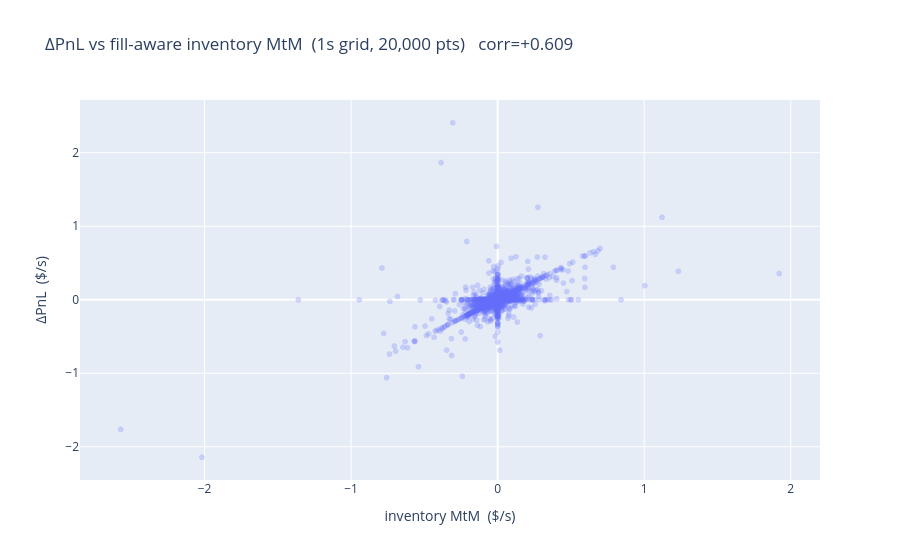

Notebook code cell kept with this figure:
### Markdown cell above
### Verification

Runs on one **dense** backtest (`quote_log_stride=1, log_interval_sec=1.0`) so the 1s grid isn't
undersampled. **(a)** build `d_pnl` and `d_mtm = inventory·Δmid` on the grid, scatter + corr; **(b)**
recompute `1 − corr²` by hand and assert it equals the summary column (same grid, same formula);
**(c)** run the formula on synthetics with known answers — pure drift (capture = 0) must give ~0, pure
capture at a still mid must give ~1. A mismatch in (b) or a fail in (c) → escalate with numbers; the
column is untrustworthy in past runs until fixed. Prime suspect: series misalignment on the grid (as-of
lags of `pnl.csv` vs `quotes.csv`) — that produced the `0.993` seen on a coarse log.

### Code cell
# One dense backtest (stride=1, log_interval=1s) so the 1s grid isn't undersampled.
# (Any strategy works — this checks the formula, not a specific config.)
v_params = dict(sigma=2.355e-2, kappa=2.306e+1, gamma=0.02, T=600.0, Q=0.1)
v_prefix = "/tmp/_vcap"
Backtester(quote_log_stride=1, log_interval_sec=1.0, latency_us=350_000).run(
    AvellanedaStoikov(**v_params), feed=feed, output_path=v_prefix)
rv = BacktestResult(v_prefix)

# (a) two 1s-grid series: d_pnl and the fill-aware d_mtm (exact within-second attribution)
g = rv._grid()
pair = pd.concat([g["pnl"].diff().rename("d_pnl"),
                  rv._grid_mtm().rename("d_mtm")], axis=1).dropna()
corr   = float(pair["d_pnl"].corr(pair["d_mtm"]))
manual = 1.0 - corr ** 2
column = rv.summary()["capture_share_of_variance"]

# (b) manual 1 - corr^2 must equal the summary column (same grid, same fill-aware d_mtm)
print(f"corr(d_pnl, d_mtm)         = {corr:+.4f}")
print(f"(b) 1 - corr^2 (manual)    = {manual:+.4f}")
print(f"    capture_share (column) = {column:+.4f}")
print(f"    |manual - column|      = {abs(manual - column):.2e}")
assert abs(manual - column) < 1e-9, "MISMATCH: column != 1 - corr^2 on the same grid -> escalate"

# grid inv_mtm is now fill-aware -> its total must match the exact checkpoint decomposition
print(f"    inv_mtm_grid_error     = {rv.summary()['inv_mtm_grid_error_usd']:+.2e}   (fill-aware -> ~0)")

import plotly.express as px
sample = pair.sample(min(len(pair), 20000), random_state=0)
px.scatter(sample, x="d_mtm", y="d_pnl", opacity=0.25,
           title=f"ΔPnL vs fill-aware inventory MtM  (1s grid, {len(sample):,} pts)   corr={corr:+.3f}",
           labels={"d_mtm": "inventory MtM  ($/s)", "d_pnl": "ΔPnL  ($/s)"}).show()

### Figure 1 — Plotly figure (JSON) as saved in the notebook; plotly's stock layout.template omitted (floating-point values rounded to 4 significant figures; data arrays with more than 128 entries replaced by an {"elided": "..."} marker saying what was removed)
{"data": [{"hovertemplate": "inventory MtM  ($/s)=%{x}<br>ΔPnL  ($/s)=%{y}<extra></extra>", "legendgroup": "", "marker": {"color": "#636efa", "opacity": 0.25, "symbol": "circle"}, "mode": "markers", "name": "", "showlegend": false, "type": "scattergl", "x": {"elided": "20000 float values"}, "xaxis": "x", "y": {"elided": "20000 float values"}, "yaxis": "y"}], "layout": {"legend": {"tracegroupgap": 0}, "title": {"text": "ΔPnL vs fill-aware inventory MtM  (1s grid, 20,000 pts)   corr=+0.609"}, "xaxis": {"anchor": "y", "domain": [0, 1], "title": {"text": "inventory MtM  ($/s)"}}, "yaxis": {"anchor": "x", "domain": [0, 1], "title": {"text": "ΔPnL  ($/s)"}}}}
